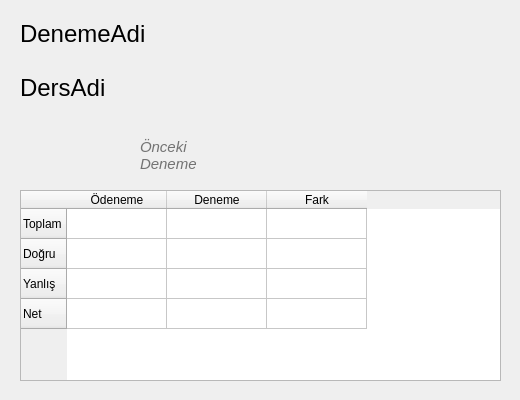
<?xml version="1.0" encoding="UTF-8"?>
<ui version="4.0">
 <class>Form</class>
 <widget class="QWidget" name="Form">
  <property name="geometry">
   <rect>
    <x>0</x>
    <y>0</y>
    <width>520</width>
    <height>400</height>
   </rect>
  </property>
  <property name="minimumSize">
   <size>
    <width>520</width>
    <height>400</height>
   </size>
  </property>
  <property name="maximumSize">
   <size>
    <width>520</width>
    <height>400</height>
   </size>
  </property>
  <property name="windowTitle">
   <string>DersAdi</string>
  </property>
  <property name="windowIcon">
   <iconset resource="../onizlenim/resim.qrc">
    <normaloff>:/newPrefix/resim/0.png</normaloff>:/newPrefix/resim/0.png</iconset>
  </property>
  <widget class="QWidget" name="verticalLayoutWidget">
   <property name="geometry">
    <rect>
     <x>20</x>
     <y>10</y>
     <width>201</width>
     <height>101</height>
    </rect>
   </property>
   <layout class="QVBoxLayout" name="verticalLayout">
    <item>
     <widget class="QLabel" name="label">
      <property name="font">
       <font>
        <pointsize>18</pointsize>
       </font>
      </property>
      <property name="text">
       <string>DenemeAdi</string>
      </property>
     </widget>
    </item>
    <item>
     <widget class="QLabel" name="label_2">
      <property name="font">
       <font>
        <pointsize>18</pointsize>
       </font>
      </property>
      <property name="text">
       <string>DersAdi</string>
      </property>
     </widget>
    </item>
   </layout>
  </widget>
  <widget class="QTableWidget" name="tableWidget">
   <property name="geometry">
    <rect>
     <x>20</x>
     <y>190</y>
     <width>481</width>
     <height>191</height>
    </rect>
   </property>
   <property name="styleSheet">
    <string notr="true">font: 12pt &quot;MS Shell Dlg 2&quot;;</string>
   </property>
   <property name="editTriggers">
    <set>QAbstractItemView::NoEditTriggers</set>
   </property>
   <row>
    <property name="text">
     <string>Toplam</string>
    </property>
   </row>
   <row>
    <property name="text">
     <string>Doğru</string>
    </property>
   </row>
   <row>
    <property name="text">
     <string>Yanlış</string>
    </property>
   </row>
   <row>
    <property name="text">
     <string>Net</string>
    </property>
   </row>
   <column>
    <property name="text">
     <string>Ödeneme</string>
    </property>
   </column>
   <column>
    <property name="text">
     <string>Deneme</string>
    </property>
   </column>
   <column>
    <property name="text">
     <string>Fark</string>
    </property>
   </column>
  </widget>
  <widget class="QLabel" name="label_3">
   <property name="geometry">
    <rect>
     <x>140</x>
     <y>130</y>
     <width>71</width>
     <height>51</height>
    </rect>
   </property>
   <property name="font">
    <font>
     <pointsize>11</pointsize>
     <italic>true</italic>
     <underline>false</underline>
    </font>
   </property>
   <property name="styleSheet">
    <string notr="true">color: rgb(115, 115, 115);</string>
   </property>
   <property name="text">
    <string>Önceki
Deneme</string>
   </property>
  </widget>
 </widget>
 <resources>
  <include location="../onizlenim/resim.qrc"/>
 </resources>
 <connections/>
</ui>
